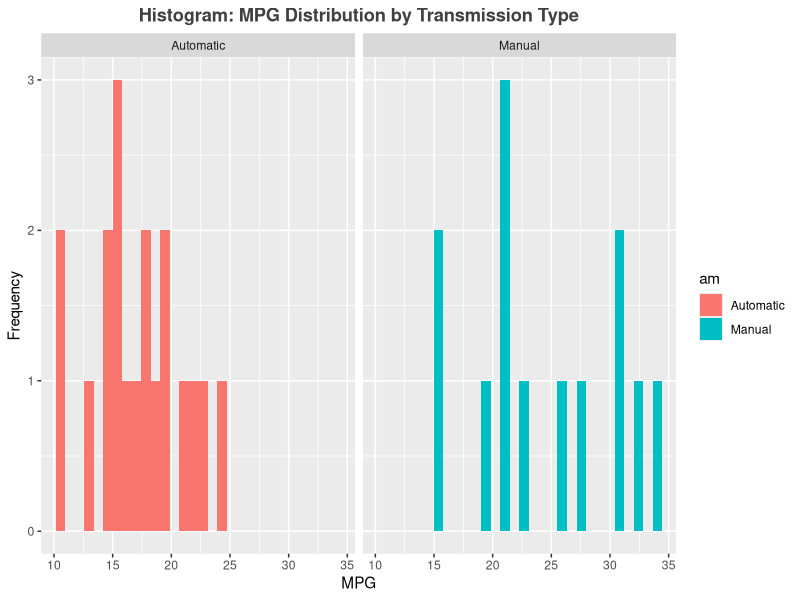
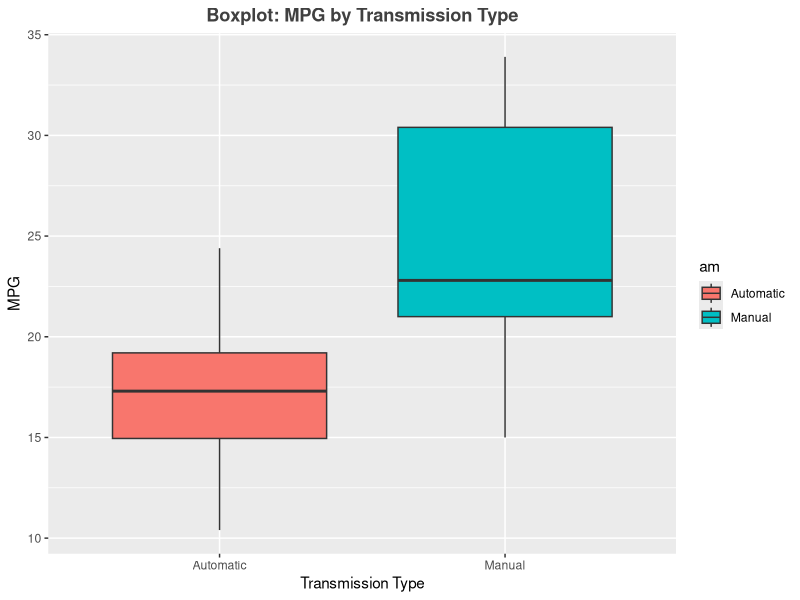
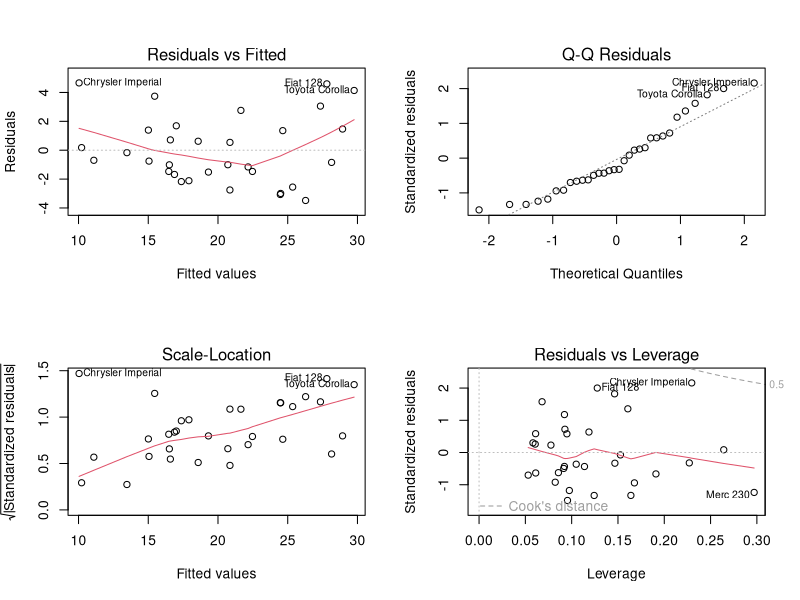

Reproduce these figures in R, in order.
library(data.table)
library(ggplot2)
library(sqldf)
library(MASS)
library(dplyr)


# Exploratory Data and Analysis
## Load and exploratory data 
require(data.table); require(ggplot2); require(sqldf)
data(mtcars)
dim(mtcars)
sqldf('select sum(case when am=1 then 1 else 0 end) as manual , 
                        sum(case when am=0 then 1 else 0 end) as automatic
                        from mtcars')
summary(mtcars)
mtcars$am <- as.factor(mtcars$am)
levels(mtcars$am) <-c("Automatic","Manual")

## t.test
mpg.Automatic <- mtcars[mtcars$am == "Automatic",]$mpg
mpg.Manual <- mtcars[mtcars$am == "Manual",]$mpg
t.test(mpg.Automatic, mpg.Manual) 


#### read above t.test result: The automatic and manual transmissions are from different populations.
### the null hypothesis is rejected due to p-value is 0.00137, 
#### the mean for MPG of manual transmitted cars is 7.245 miles more than that of automatic transmitted cars.

### plots:

## Histgram of by Transmission type
ggplot( data = mtcars, aes(mpg, fill=am)) + 
        geom_histogram() + 
        facet_grid(.~am) + 
        labs ( x = "MPG", y = "Frequency", title = "Histogram: MPG Distribution by Transmission Type") +
        theme(plot.title = element_text(color="grey25", face="bold", hjust=0.5))


## Box Plot by Transmission Type
ggplot(aes(x = am, y = mpg), data = mtcars)  +
        geom_boxplot(aes(fill = am)) +
        labs(x = "Transmission Type", y = "MPG", title = "Boxplot: MPG by Transmission Type") +
        theme(plot.title = element_text(color="grey25", face="bold",hjust=0.5))


## Linear regression
fit <- lm(mpg ~ am, data = mtcars)
summary(fit)

## Multivariable regression
# fit with all variables
fit1 <- lm(mpg ~ . , data = mtcars)
summary(fit1)

# Choose a model by AIC in a Stepwise Algorithm
fit2 <- stepAIC(fit1, direction="both", trace=FALSE)
summary(fit2)

# Anova test
anova(fit, fit1, fit2)
anova(fit, fit2)



#Residual Plots
par(mfrow = c(2,2))
plot(fit2)
